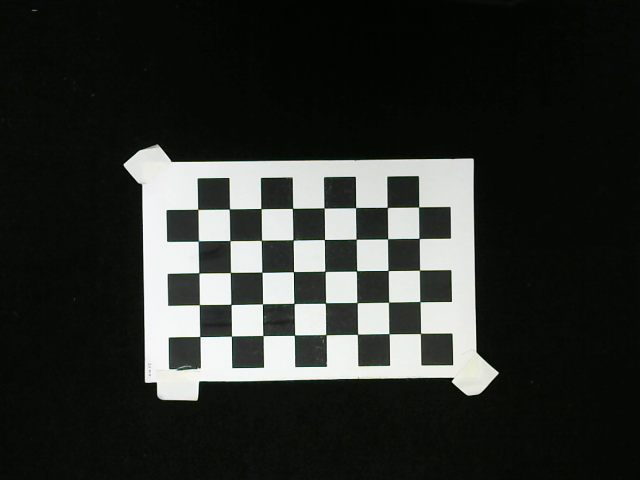
#> input picture HaoYing_v2/CalibrationImageStandard.png, 640 x 480 px, given in place of the camera
$ python HSV_edgeDetection_20230414164521.py
#> lines starting #> are read from the running program, lines starting #| are printed output that depends on the picture; after the words box and inside, x2 and y2 are one past the last pixel; in counts of white or black regions, pixels touching at a corner belong together
import cv2
import numpy as np

def nothing(x):
    pass

cap = cv2.VideoCapture(0)
if not cap.isOpened():
    print("Cannot open camera")
    exit()

maxVal = 255

## 在影像上將輪廓框選
def contourSearch(ImgName, imgSource, contours, DrawOnBlack):
    if(DrawOnBlack):
        temp = np.ones(imgSource.shape, dtype=np.uint8) * 255
        cv2.drawContours(temp, contours, -1, (0, 0, 0), 2)
    else:
        temp = imgSource.copy()
        cv2.drawContours(temp, contours, -1, (0, 0, 255), 2)

    cv2.imshow(ImgName, temp)

## 篩選輪廓
def delet_contours(contours, delete_list):
    delta = 0
    for i in range(len(delete_list)):
        # print("i= ", i)
        contours = list(contours)
        del contours[delete_list[i] - delta]
        contours = tuple(contours)
        delta = delta + 1
    return contours


while 1:
    ret, frame = cap.read()
#> frame is the input picture: shape (480, 640, 3); mean B, G, R 44.8, 48.7, 45.4
    if not ret:
        print("Can't receive frame (stream end?). Exiting ...")
        break

    img = cv2.cvtColor(frame, cv2.COLOR_BGR2GRAY)

    cv2.imshow("gray", img)

    # img = cv2.GaussianBlur(img, (3, 3), 1)
    ret, binary = cv2.threshold(img, 80, 255, cv2.THRESH_BINARY_INV)  # 使用Binary來
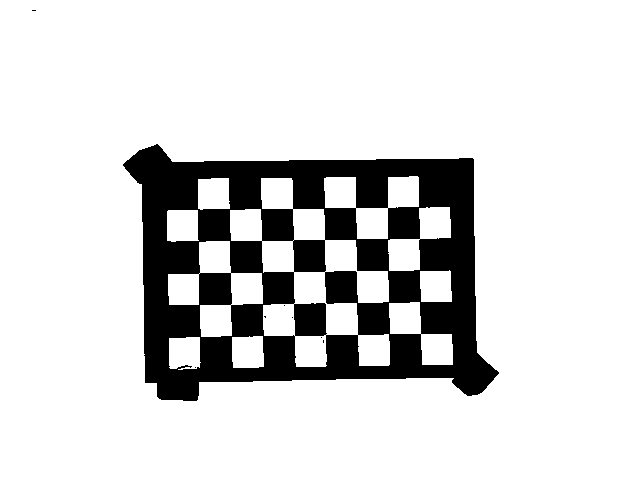
#> binary: shape (480, 640); 84% white; 8 black regions (7 under 20 px), largest, box (x1, y1, x2, y2) and area: (123, 144, 499, 401) 48993
    cv2.imshow("binary", binary)
    element = cv2.getStructuringElement(cv2.MORPH_RECT, (3, 3)) # 返回指定形状和尺寸的结构元素
    binary = cv2.morphologyEx(binary, cv2.MORPH_CLOSE, element)
#> binary: shape (480, 640); 84.1% white; 1 black region
    cv2.imshow("morphology", binary)

    contours, hierarchy = cv2.findContours(binary, cv2.RETR_TREE, cv2.CHAIN_APPROX_NONE)
#> contours = 12 contours; largest, box (x1, y1, x2, y2) and area: (0, 0, 640, 480) 306081, (123, 144, 499, 402) 75925, (230, 178, 390, 367) 12318, (324, 176, 451, 271) 4556, (168, 241, 263, 337) 3660

    contourSearch("find contours", img, contours, True)
#> in contourSearch, `cv2.drawContours(temp, contours, -1, (0, 0, 0), 2)`:
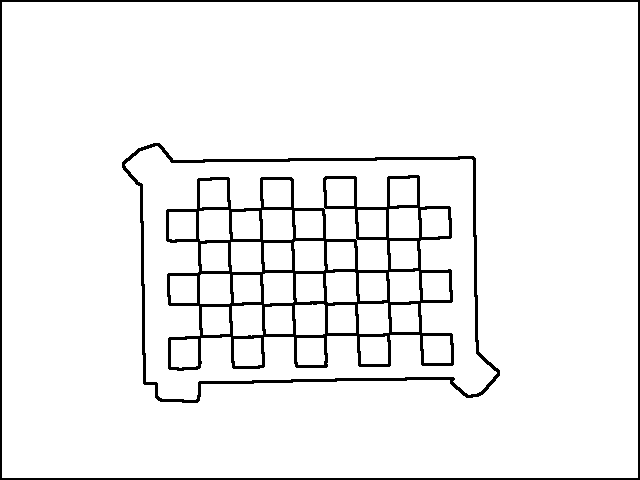
#> temp: shape (480, 640); 94.1% white; 3 black regions, box (x1, y1, x2, y2) and area: (166, 175, 454, 371) 9806, (0, 0, 640, 480) 4464, (122, 143, 500, 403) 3801

    deletList = []
    c, row, column = hierarchy.shape
#> c = 1; row = 12; column = 4
    for i in range(row):
        if hierarchy[0, i, 2] > 0 or hierarchy[0, i, 3] > 0:
            deletList.append(i)
#> after the loop, deletList = [0, 1, 2, 3, 4, 5, 6, 7, 8, 9, 10, 11]
    contours = delet_contours(contours, deletList)
#> the loop in delet_contours, `for i in range(len(delete_list)): # print("i= ", i)` made 12 passes
#> after the loop in delet_contours, `for i in range(len(delete_list)):`: delta = 12
#> contours = ()

    # print(len(contours), "contours left after hierarchy filter")
    # contourSearch("contours after hierarchy filtering", img, contours, True)

    min_size = 20
    max_size = 500
    delete_list = []
    for i in range(len(contours)):
        if (cv2.arcLength(contours[i], True) < min_size) or (cv2.arcLength(contours[i], True) > max_size):
            delete_list.append(i)
#> this loop made 0 passes
#> after the loop, delete_list = []

    contours = delet_contours(contours, delete_list)
    print(len(contours), "contours left after length filter")
#| 0 contours left after length filter
    contourSearch("contours after length filtering", img, contours, False)
    # cv2.imshow("0", frame)


    if cv2.waitKey(1) & 0xFF == ord('q'):
#> (key q is pressed here)
        break

cv2.destroyAllWindows()
